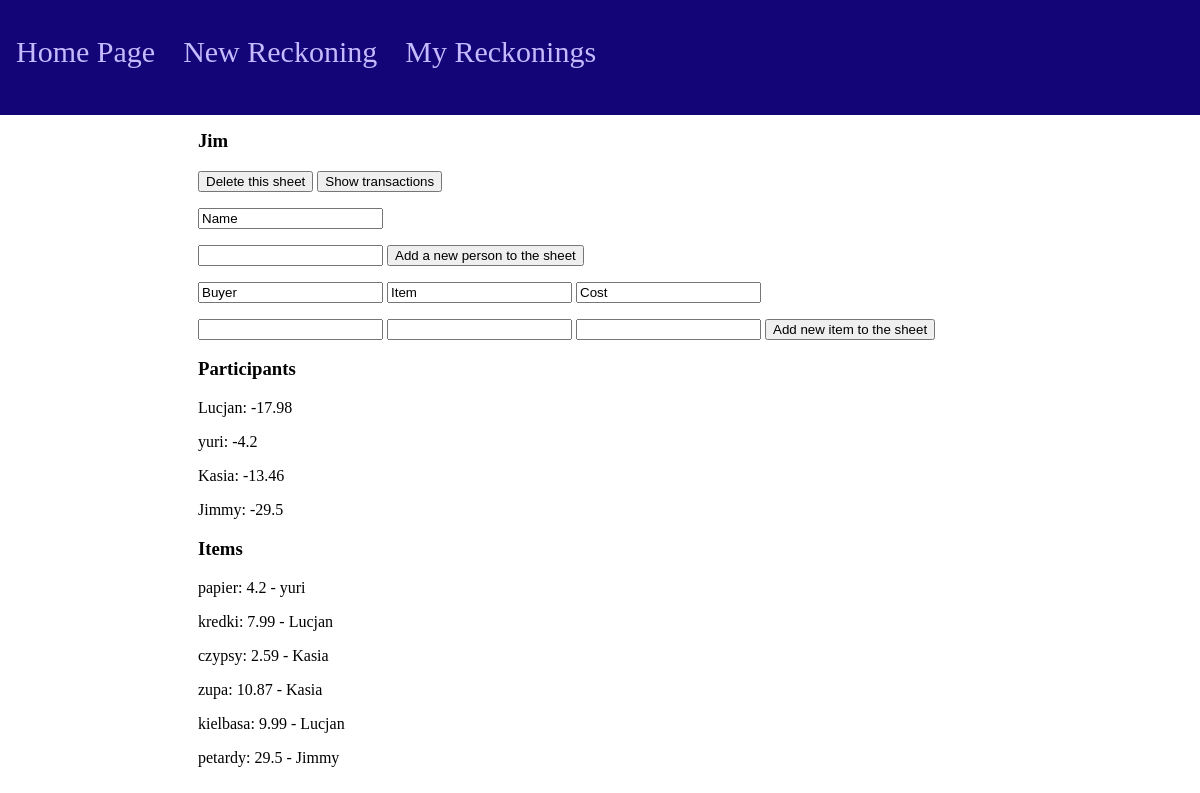
The app's page /reckon/Jim, older data.
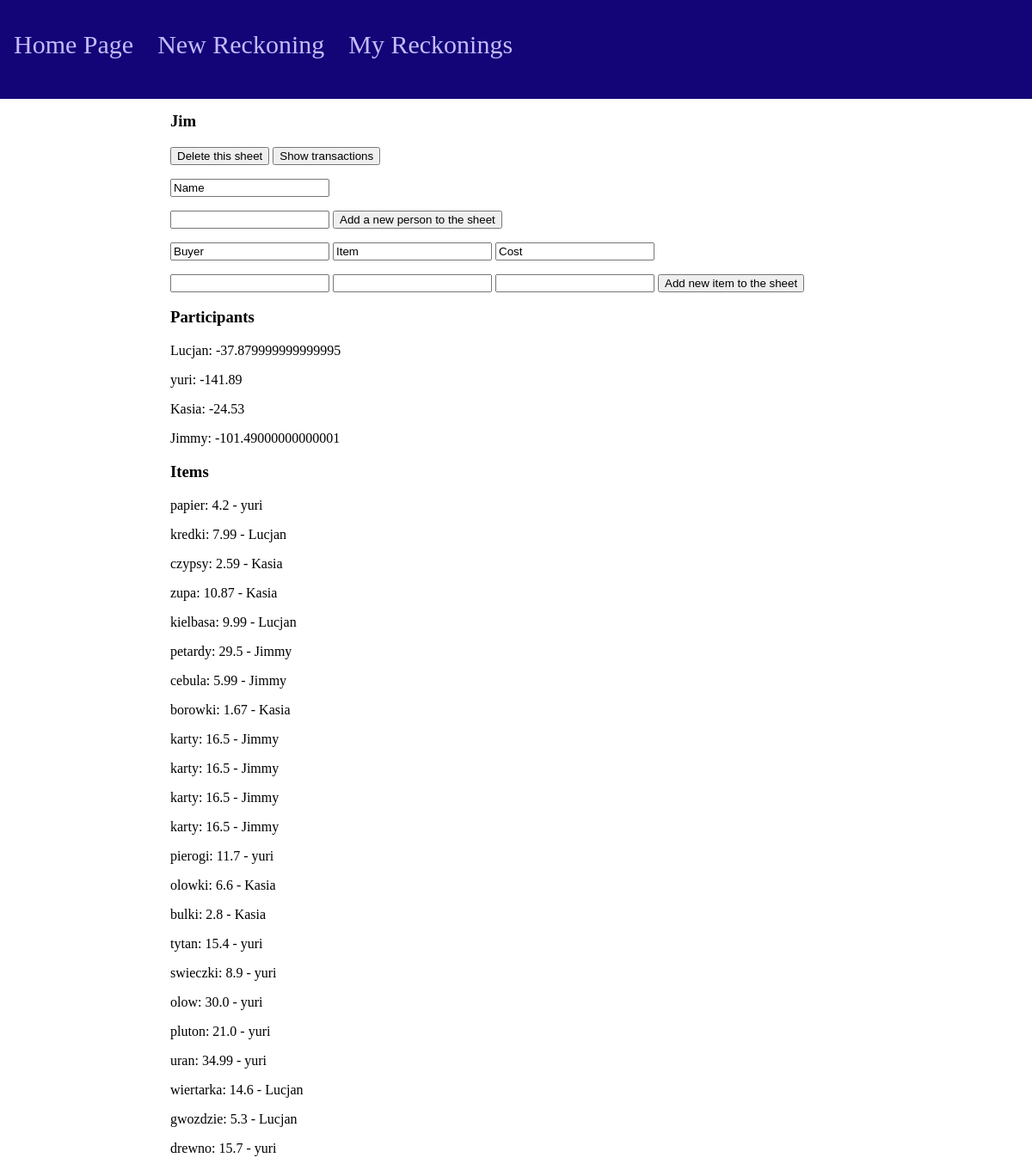
The same page, newer data.
### main/models.py (models this page shows, shortened)
class Person(models.Model):
    sheet = models.ForeignKey(Sheet, on_delete=models.CASCADE)
    name = models.CharField(max_length=20)
    balance = models.FloatField(default=0)
    def __str__(self):
        return self.name

class Item(models.Model):
    sheet = models.ForeignKey(Sheet, on_delete=models.CASCADE)
    person = models.ForeignKey(Person, on_delete=models.CASCADE)
    name = models.CharField(max_length=30)
    value = models.FloatField()

### main/views.py (the view)
# urls.py: path('reckon/<str:name>', views.reckon, name="reckon"), #given reckoning page
def reckon(response, name):
    if response.method == 'POST':
        if response.POST.get("delete"):
            view = Sheet.objects.get(name=response.POST.get("delete"))
            view.delete()
            return HttpResponseRedirect('/sheets/', {})
        elif response.POST.get("addperson"):
            view = Sheet.objects.get(name=response.POST.get("addperson"))
            if response.POST.get("data"):
                person = Person(sheet=view, name=response.POST.get("data"))
                print(person)
                person.save()
            return HttpResponseRedirect('/sheets/', {})
        elif response.POST.get("additem"):
            view = Sheet.objects.get(name=response.POST.get("additem"))
            postItem = response.POST.get("item")
            postPay = response.POST.get("pay")
            postValue = float("{:.2f}".format(float(response.POST.get("value"))))
            if postItem and postPay and postValue:
                if Person.objects.filter(sheet=view, name=postPay).exists():
                    new_item = Item(sheet=view, person=Person.objects.get(sheet=view, name=postPay), name=postItem, value=postValue)
                    print(new_item)
                    test = Person.objects.get(sheet=view, name=postPay)
                    test.balance -= postValue
                    test.save()
                    new_item.save()
                else:
                    newPerson = Person(sheet=view, name=postPay, balance=-postValue)
                    print(newPerson)
                    newPerson.save()
                    new_item = Item(sheet=view, person=newPerson, name=postItem, value=postValue)
                    print(new_item)
                    new_item.save()
            return HttpResponseRedirect('/reckon/{}/{}'.format(view.name, postItem))
        elif response.POST.get("show"):
            view = Sheet.objects.get(name=response.POST.get("show"))
            return HttpResponseRedirect('/{}/transactions'.format(view.name))
        else:
            return HttpResponseRedirect('/', {})
    else:
        view = Sheet.objects.get(name=name)
        print(view)
        people = [i for i in Person.objects.filter(sheet=view)]
        items = [i for i in Item.objects.filter(sheet=view)]
        return render(response, "main/reckon.html", {"view": view, "people": people, "items": items})

### main/models.py (called while the page is built)
    def __str__(self):
        return self.name

### main/templates/main/reckon.html (shortened to what this page needs)
{% extends 'main/base.html' %}
{% block content %}
    <h3>{{view.name}}</h3>
    <div>
        <form method="post", action="/reckon/{{view.name}}">
            <button type="submit", name="delete", value="{{view.name}}">Delete this sheet</button>
            <button type="submit", name="show", value="{{view.name}}">Show transactions</button>
            <div>
                <p>
                    <input type="text" readonly="readonly" width="40" value="Name">
                </p>
                <p>
                    <input type="text", name="data">
                    <button type="submit", name="addperson", value="{{view.name}}">Add a new person to the sheet</button>
                </p>
                <div>
                    <input type="text" readonly="readonly" width="40" value="Buyer">
                    <input type="text" readonly="readonly" width="40" value="Item">
                    <input type="text" readonly="readonly" width="40" value="Cost">
                </div>
                <p>
                    <input list="participants" name="pay" width="40">
                    <input type="text", name="item" width="40">
                    <input type="text", name="value" width="40">
                    <button type="submit", name="additem", value="{{view.name}}">Add new item to the sheet</button>
                </p>
            </div>
            <div>
                <h3>Participants</h3>
                {% for i in people %}
                    <p>{{i.name}}: {{i.balance}}</p>
                {% endfor %}
            </div>
            <div>
                <h3>Items</h3>
                {% for i in items %}
                    <p>{{i.name}}: {{i.value}} - {{i.person}}</p>
                {% endfor %}
            </div>
        </form>
    </div>
{% endblock content %}

Row changes from the older to the newer data that the page shows:
changed Person "Lucjan": balance "-17.98" → "-37.879999999999995"
changed Person "yuri": balance "-4.2" → "-141.89"
changed Person "Kasia": balance "-13.46" → "-24.53"
changed Person "Jimmy": balance "-29.5" → "-101.49000000000001"
added Item: name "cebula", value "5.99", person "Jimmy"
added Item: name "borowki", value "1.67", person "Kasia"
added Item: name "karty", value "16.5", person "Jimmy"
added Item: name "karty", value "16.5", person "Jimmy"
added Item: name "karty", value "16.5", person "Jimmy"
added Item: name "karty", value "16.5", person "Jimmy"
added Item: name "pierogi", value "11.7", person "yuri"
added Item: name "olowki", value "6.6", person "Kasia"
added Item: name "bulki", value "2.8", person "Kasia"
added Item: name "tytan", value "15.4", person "yuri"
added Item: name "swieczki", value "8.9", person "yuri"
added Item: name "olow", value "30.0", person "yuri"
added Item: name "pluton", value "21.0", person "yuri"
added Item: name "uran", value "34.99", person "yuri"
added Item: name "wiertarka", value "14.6", person "Lucjan"
added Item: name "gwozdzie", value "5.3", person "Lucjan"
added Item: name "drewno", value "15.7", person "yuri"
